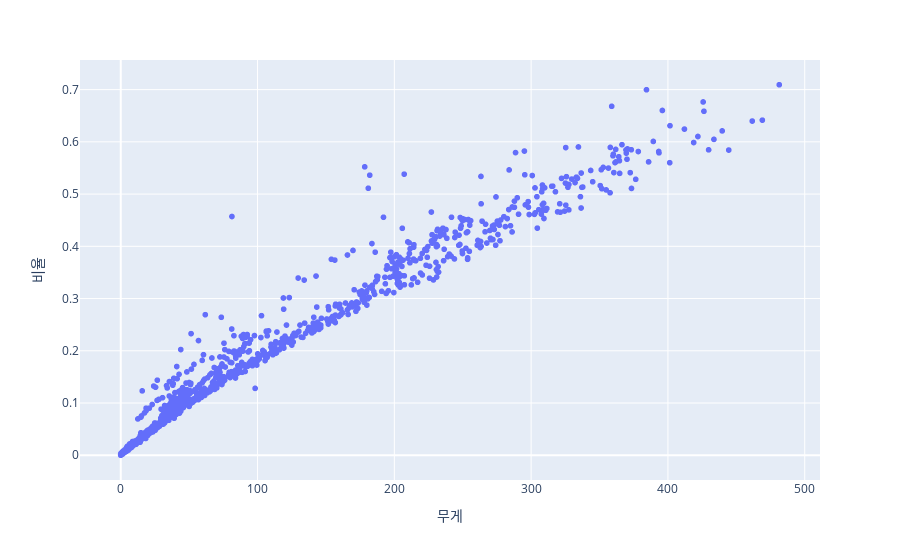

This figure's notebook cell:
### Code cell
fig = px.scatter(train_df, x = '무게', y= '비율',
                 hover_name="이미지")

fig.show()

### Figure 1 — Plotly figure (JSON) as saved in the notebook; plotly's stock layout.template omitted (floating-point values rounded to 4 significant figures; data arrays with more than 128 entries replaced by an {"elided": "..."} marker saying what was removed)
{"data": [{"hovertemplate": "<b>%{hovertext}</b><br><br>무게=%{x}<br>비율=%{y}<extra></extra>", "hovertext": {"elided": "1592 str values"}, "legendgroup": "", "marker": {"color": "#636efa", "symbol": "circle"}, "mode": "markers", "name": "", "showlegend": false, "type": "scattergl", "x": {"elided": "1592 float values"}, "xaxis": "x", "y": {"elided": "1592 float values"}, "yaxis": "y"}], "layout": {"legend": {"tracegroupgap": 0}, "margin": {"t": 60}, "xaxis": {"anchor": "y", "domain": [0, 1], "title": {"text": "무게"}}, "yaxis": {"anchor": "x", "domain": [0, 1], "title": {"text": "비율"}}}}
